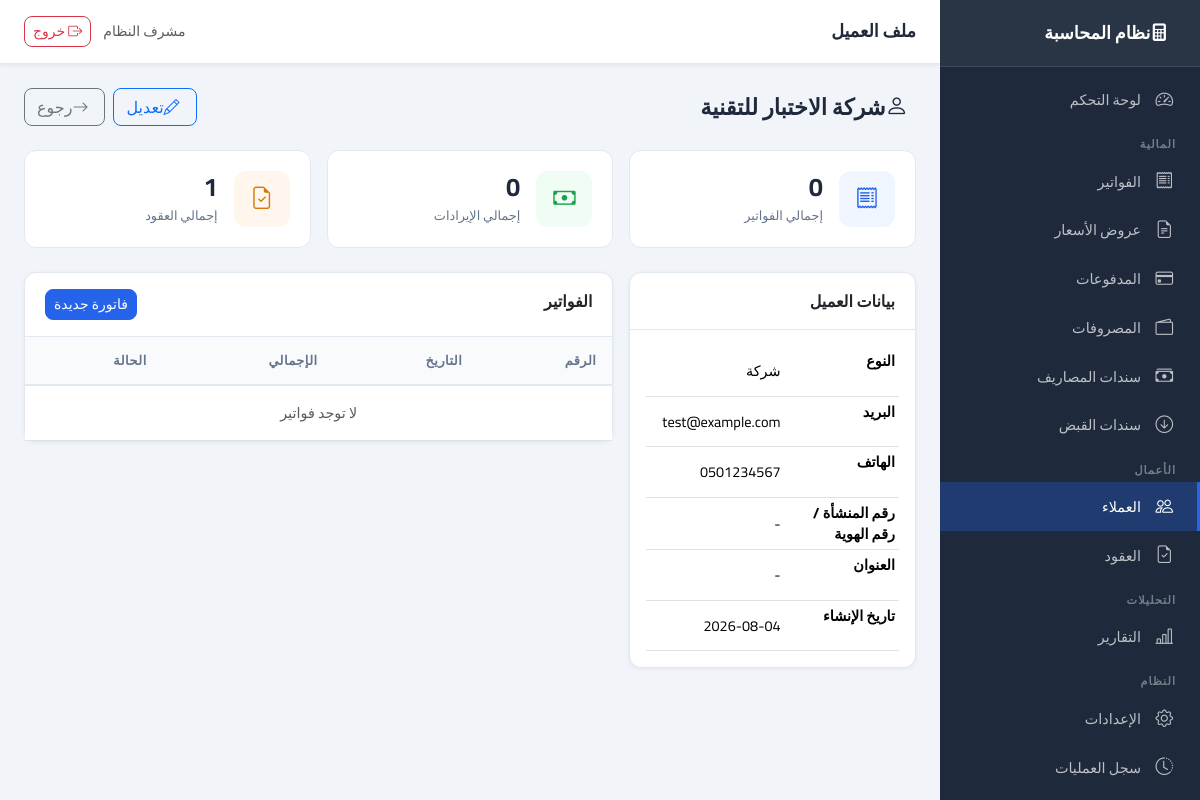
/clients/1 (signed in), run on an earlier commit of the app's database.
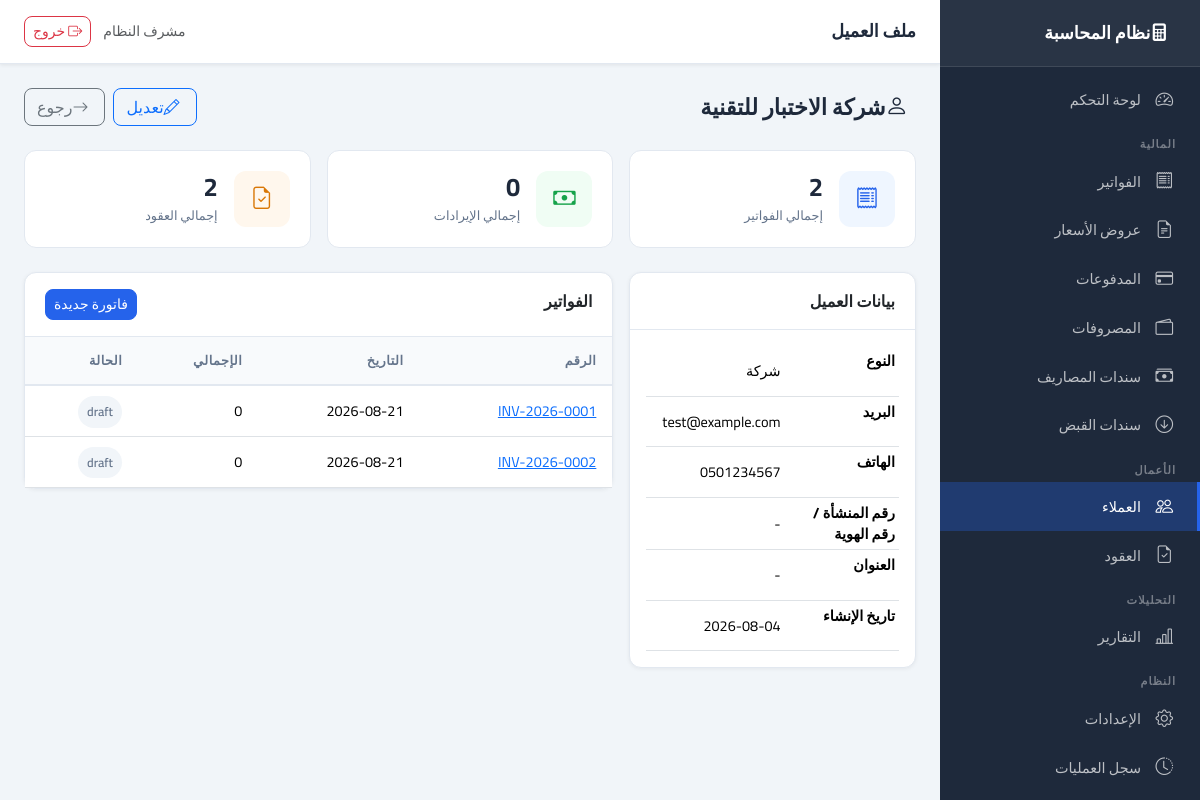
And on a later commit of the database.
### app/models/invoice.py (models this page shows, shortened)
class Invoice(Base):
    __tablename__ = "invoices"
    id: Mapped[int] = mapped_column(primary_key=True, index=True)
    invoice_number: Mapped[str] = mapped_column(String(50), unique=True, index=True, nullable=False)
    client_id: Mapped[int] = mapped_column(Integer, ForeignKey("clients.id"), nullable=False, index=True)
    contract_id: Mapped[int | None] = mapped_column(Integer, ForeignKey("contracts.id"), nullable=True)
    quotation_id: Mapped[int | None] = mapped_column(Integer, ForeignKey("quotations.id"), nullable=True)
    issue_date: Mapped[date] = mapped_column(Date, nullable=False, index=True)
    due_date: Mapped[date | None] = mapped_column(Date, nullable=True)
    subtotal: Mapped[Decimal] = mapped_column(Numeric(15, 2), default=0, nullable=False)
    tax_rate: Mapped[Decimal] = mapped_column(Numeric(5, 2), default=0, nullable=False)
    tax_amount: Mapped[Decimal] = mapped_column(Numeric(15, 2), default=0, nullable=False)
    discount: Mapped[Decimal] = mapped_column(Numeric(15, 2), default=0, nullable=False)
    total: Mapped[Decimal] = mapped_column(Numeric(15, 2), default=0, nullable=False)
    paid_amount: Mapped[Decimal] = mapped_column(Numeric(15, 2), default=0, nullable=False)
    status: Mapped[InvoiceStatus] = mapped_column(SAEnum(InvoiceStatus), default=InvoiceStatus.DRAFT, nullable=False, index=True)
    notes: Mapped[str | None] = mapped_column(Text, nullable=True)
    created_at: Mapped[datetime] = mapped_column(DateTime, default=lambda: __import__("datetime").datetime.now(__import__("datetime").timezone.utc).replace(tzinfo=None), nullable=False)
    created_by: Mapped[int | None] = mapped_column(Integer, ForeignKey("users.id"), nullable=True)
    client = relationship("Client", back_populates="invoices")
    contract = relationship("Contract", back_populates="invoices")
    quotation = relationship("Quotation", foreign_keys=[quotation_id], lazy="joined")
    items = relationship("InvoiceItem", back_populates="invoice", cascade="all, delete-orphan", order_by="InvoiceItem.sort_order")
    payments = relationship("Payment", back_populates="invoice", lazy="dynamic")

### app/routers/clients.py (the view)
@router.get("/{client_id}", response_class=HTMLResponse)
async def view_client(request: Request, client_id: int, db: Session = Depends(get_db)):
    if not request.session.get("user_id"):
        return RedirectResponse(url="/auth/login", status_code=302)
    client = ClientService(db).get_by_id(client_id)
    if not client:
        raise HTTPException(status_code=404, detail="العميل غير موجود")
    stats = ClientService(db).get_stats(client_id)
    return templates.TemplateResponse("clients/detail.html", {
        "request": request, "client": client, "stats": stats
    })

### app/core/logging_config.py (called while the page is built)
    def filter(self, record: logging.LogRecord) -> bool:
        record.request_id = _request_id_var.get()
        return True

    def format(self, record: logging.LogRecord) -> str:
        if isinstance(record.args, dict):
            record.args = {
                k: ("***" if any(s in k.lower() for s in self.SENSITIVE) else v)
                for k, v in record.args.items()
            }
        return super().format(record)

### app/templates/clients/detail.html (shortened to what this page needs)
{% extends "base.html" %}
{% block page_title %}ملف العميل{% endblock %}
{% block content %}
<div class="page-header">
    <h1><i class="bi bi-person me-2"></i>{{ client.name }}</h1>
    <div class="d-flex gap-2">
        <a href="/clients/{{ client.id }}/edit" class="btn btn-outline-primary"><i class="bi bi-pencil me-1"></i>تعديل</a>
        <a href="/clients" class="btn btn-outline-secondary"><i class="bi bi-arrow-right me-1"></i>رجوع</a>
    </div>
</div>
<div class="row g-3 mb-4">
    <div class="col-md-4">
        <div class="stat-card"><div class="stat-icon blue"><i class="bi bi-receipt"></i></div>
            <div><div class="stat-value">{{ stats.total_invoices }}</div><div class="stat-label">إجمالي الفواتير</div></div>
        </div>
    </div>
    <div class="col-md-4">
        <div class="stat-card"><div class="stat-icon green"><i class="bi bi-cash"></i></div>
            <div><div class="stat-value">{{ "{:,.0f}".format(stats.total_revenue) }}</div><div class="stat-label">إجمالي الإيرادات</div></div>
        </div>
    </div>
    <div class="col-md-4">
        <div class="stat-card"><div class="stat-icon orange"><i class="bi bi-file-earmark-check"></i></div>
            <div><div class="stat-value">{{ stats.total_contracts }}</div><div class="stat-label">إجمالي العقود</div></div>
        </div>
    </div>
</div>
<div class="row g-3">
    <div class="col-md-4">
        <div class="card">
            <div class="card-header">بيانات العميل</div>
            <div class="card-body">
                <table class="table table-sm mb-0">
                    <tr><th>النوع</th><td>{{ 'شركة' if client.type.value == 'company' else 'فرد' }}</td></tr>
                    <tr><th>البريد</th><td>{{ client.email or '-' }}</td></tr>
                    <tr><th>الهاتف</th><td>{{ client.phone or '-' }}</td></tr>
                    <tr><th>رقم المنشأة / رقم الهوية</th><td>{{ client.tax_number or '-' }}</td></tr>
                    <tr><th>العنوان</th><td>{{ client.address or '-' }}</td></tr>
                    <tr><th>تاريخ الإنشاء</th><td>{{ client.created_at.strftime('%Y-%m-%d') }}</td></tr>
                </table>
            </div>
        </div>
    </div>
    <div class="col-md-8">
        <div class="card">
            <div class="card-header d-flex justify-content-between">
                <span>الفواتير</span>
                <a href="/invoices/new" class="btn btn-sm btn-primary">فاتورة جديدة</a>
            </div>
            <div class="card-body p-0">
                <table class="table table-hover mb-0">
                    <thead><tr><th>الرقم</th><th>التاريخ</th><th>الإجمالي</th><th>الحالة</th></tr></thead>
                    <tbody>
                    {% for inv in client.invoices.limit(10) %}
                    <tr>
                        <td><a href="/invoices/{{ inv.id }}">{{ inv.invoice_number }}</a></td>
                        <td>{{ inv.issue_date }}</td>
                        <td>{{ "{:,.0f}".format(inv.total) }}</td>
                        <td><span class="badge-status badge-{{ inv.status.value }}">{{ inv.status.value }}</span></td>
                    </tr>
                    {% else %}
                    <tr><td colspan="4" class="text-center text-muted py-3">لا توجد فواتير</td></tr>
                    {% endfor %}
                    </tbody>
                </table>
            </div>
        </div>
    </div>
</div>
{% endblock %}

What changed in the data, as far as the page shows it:
added Invoice: invoice_number "INV-2026-0001", issue_date "2026-08-21", total "0", status.value "draft"
added Invoice: invoice_number "INV-2026-0002", issue_date "2026-08-21", total "0", status.value "draft"
Also different on the page:
{{ stats.total_invoices }}: "0" → "2"
{{ stats.total_contracts }}: "1" → "2"
text no longer shown: "لا توجد فواتير"
